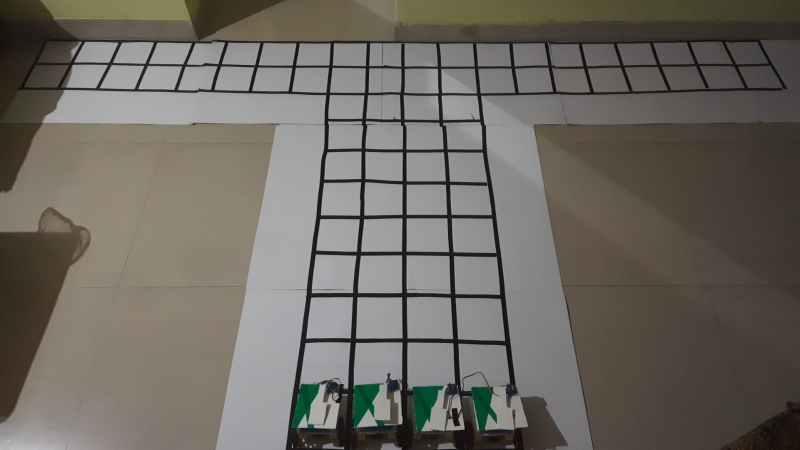
#> input picture flipkart/6.jpeg, 1599 x 899 px, found by its file name (shown at 1/2 size)
$ python warp.py
#> lines starting #> are read from the running program, lines starting #| are printed output that depends on the picture
import cv2 as cv
import numpy as np
img=cv.imread("C:\\Users\\ANIKET KUMAR ROY\\Desktop\\Programming\\Python\\OpenCV with Python\\flipkart\\6.jpeg")
#> img is the input picture: shape (899, 1599, 3); mean B, G, R 97.6, 104.9, 109.4
img=cv.resize(img,(img.shape[1]//3,img.shape[0]//3))
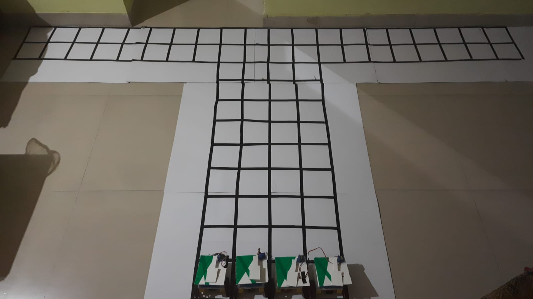
#> img: shape (299, 533, 3); mean B, G, R 97.6, 104.8, 109.3
cv.imshow("cards",img)
(h,w)=img.shape[:-1]
#> h = 299; w = 533
pt1=np.float32([[12,27],[526,27],[526,299],[12,299]])
pt2=np.float32([[0,0],[w,0],[w,h],[0,h]])
#> pt2 = [[0, 0], [533, 0], [533, 299], [0, 299]]
mat=cv.getPerspectiveTransform(pt1,pt2)
img2=cv.warpPerspective(img,mat,(w,h))
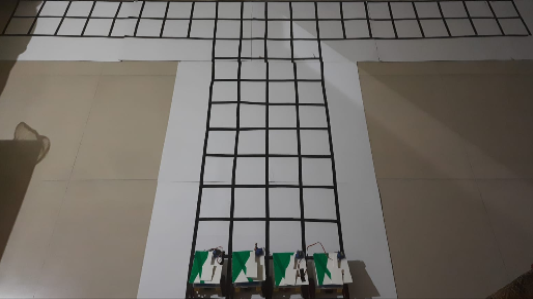
#> img2: shape (299, 533, 3); mean B, G, R 103.3, 109.2, 113.4

cv.imshow("output",img2)
print("ok")
cv.waitKey(0)
cv.destroyAllWindows()

$ run again, with flipkart/1.jpeg copied over flipkart/6.jpeg
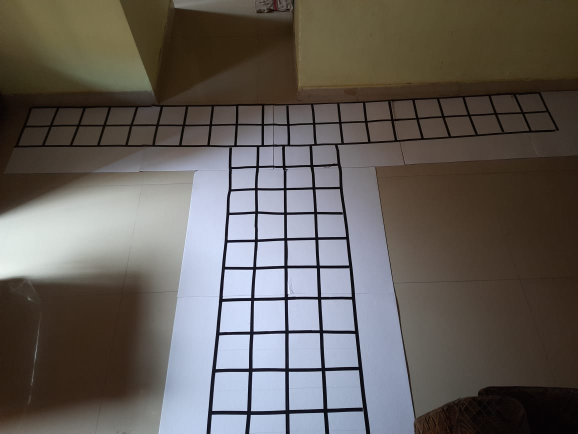
#> input picture flipkart/1.jpeg, 1156 x 867 px, found by its file name (shown at 1/2 size)
#> img is the input picture: shape (867, 1156, 3); mean B, G, R 89.8, 94.3, 99.6
#> `img=cv.resize(img,(img.shape[1]//3,img.shape[0]//3))`:
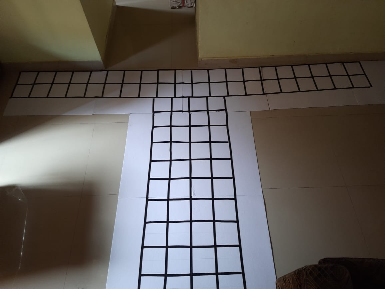
#> img: shape (289, 385, 3); mean B, G, R 89.8, 94.3, 99.6
#> `img2=cv.warpPerspective(img,mat,(w,h))`:
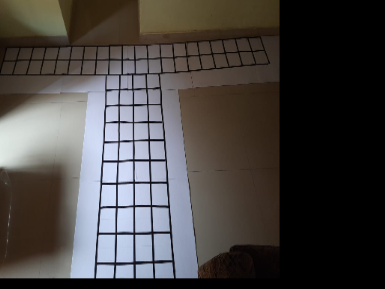
#> img2: shape (289, 385, 3); mean B, G, R 66.6, 67.9, 71.2

$ run again, with flipkart/2.jpeg copied over flipkart/6.jpeg
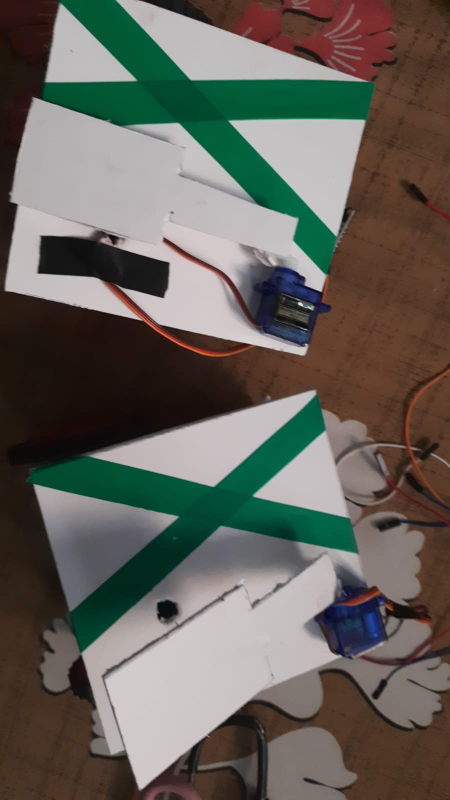
#> input picture flipkart/2.jpeg, 899 x 1599 px, found by its file name (shown at 1/2 size)
#> img is the input picture: shape (1599, 899, 3); mean B, G, R 90.6, 97.9, 100.6
#> `img=cv.resize(img,(img.shape[1]//3,img.shape[0]//3))`:
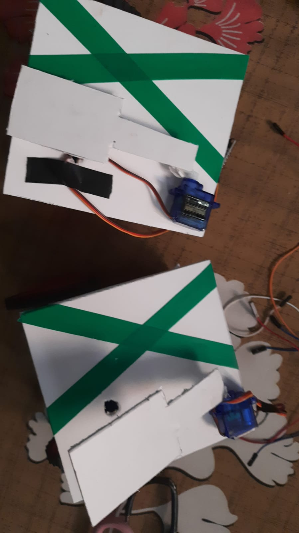
#> img: shape (533, 299, 3); mean B, G, R 90.6, 97.9, 100.6
#> `img2=cv.warpPerspective(img,mat,(w,h))`:
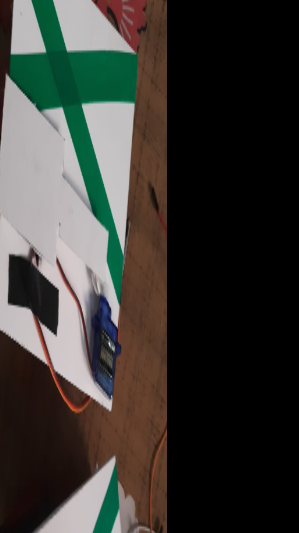
#> img2: shape (533, 299, 3); mean B, G, R 51.5, 56.3, 57.5

$ run again, with flipkart/3.jpeg copied over flipkart/6.jpeg
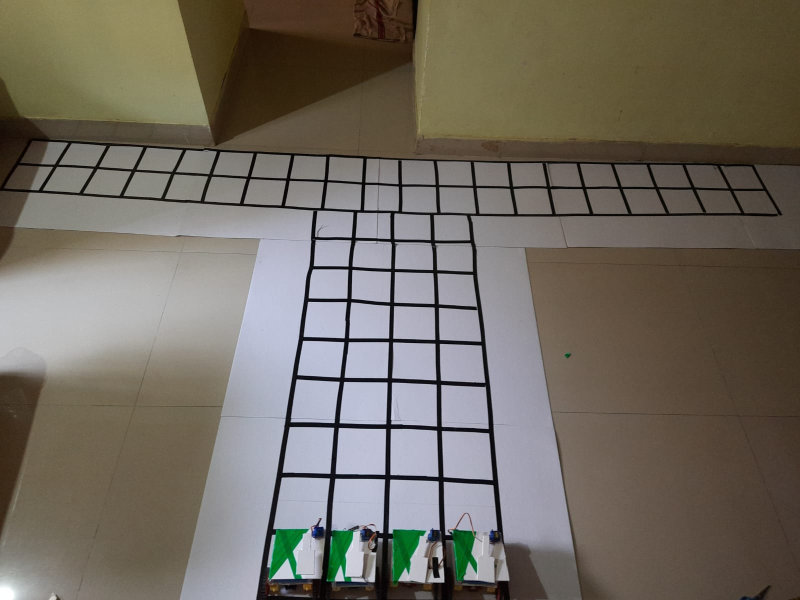
#> input picture flipkart/3.jpeg, 1600 x 1200 px, found by its file name (shown at 1/2 size)
#> img is the input picture: shape (1200, 1600, 3); mean B, G, R 96.9, 107, 113.4
#> `img=cv.resize(img,(img.shape[1]//3,img.shape[0]//3))`:
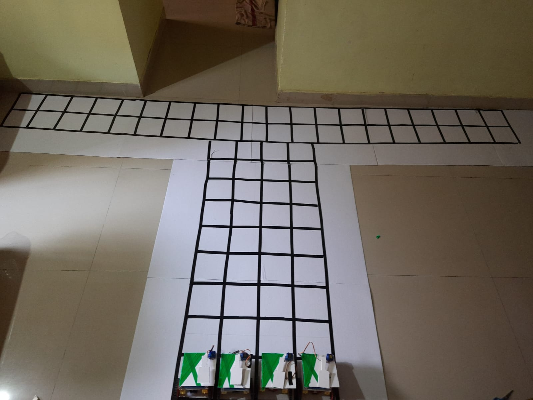
#> img: shape (400, 533, 3); mean B, G, R 96.9, 107, 113.4
#> `img2=cv.warpPerspective(img,mat,(w,h))`:
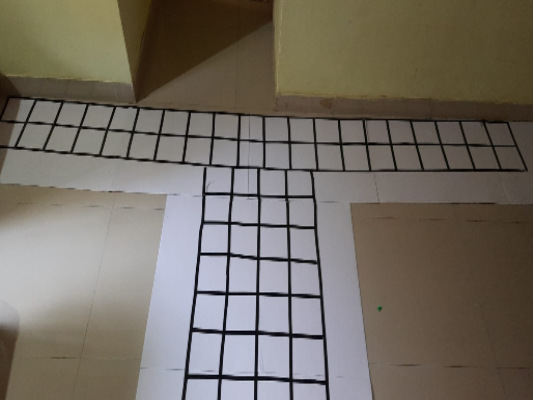
#> img2: shape (400, 533, 3); mean B, G, R 99.7, 109.3, 116.2
